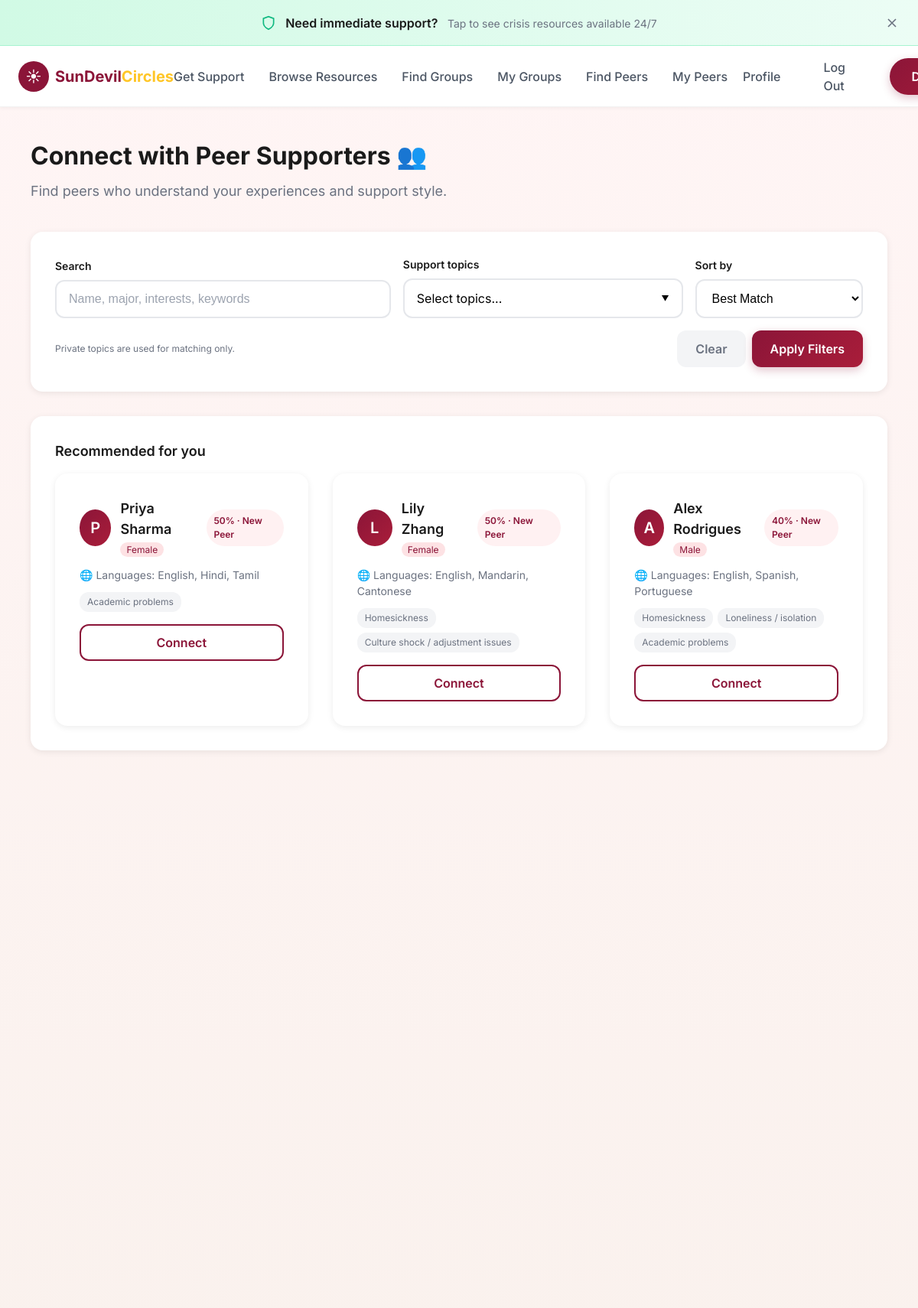
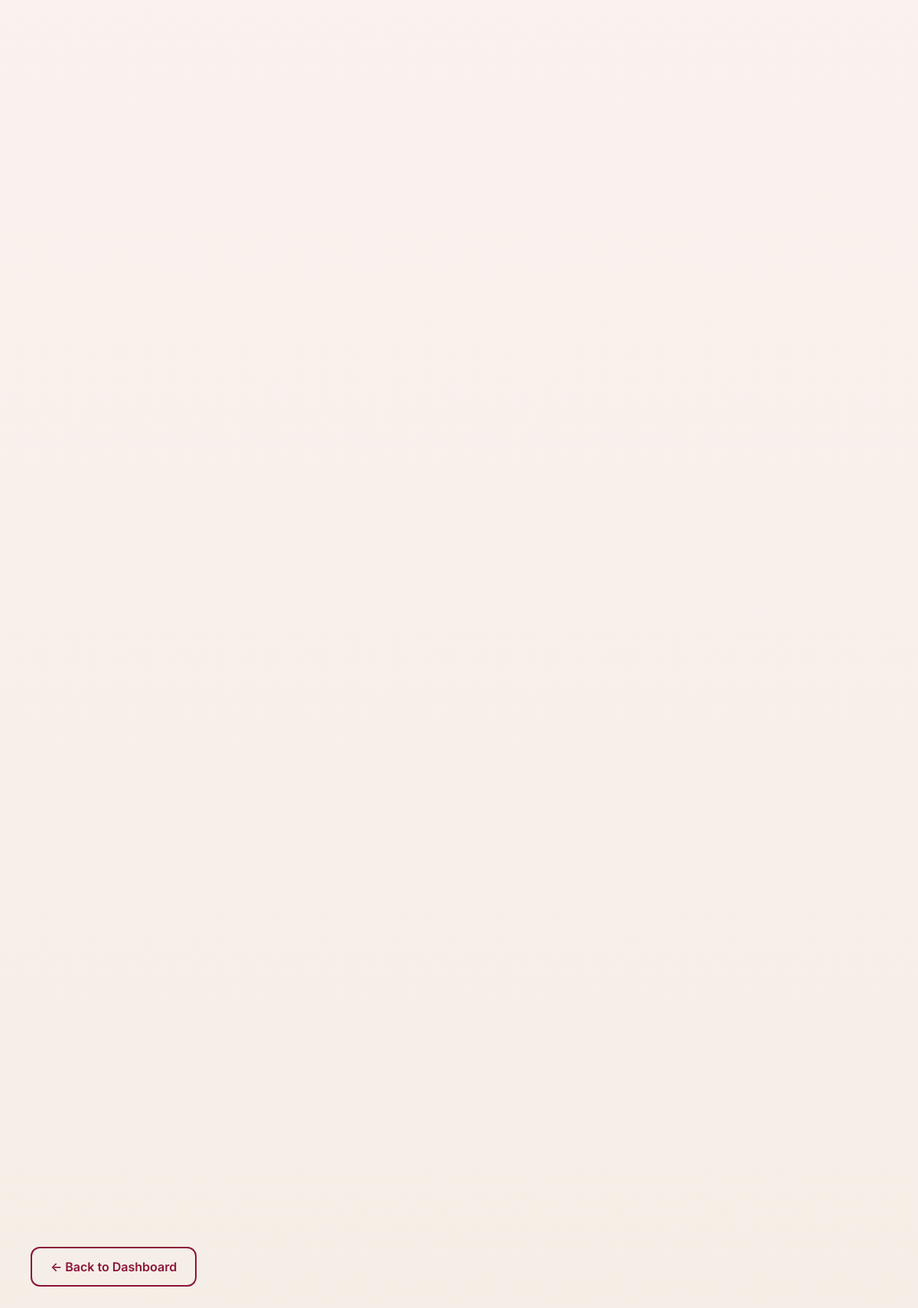
Page /people (signed in) on the committed database (2 pictures, top to bottom).
### tables this page shows
CREATE TABLE profiles (
                user_id INTEGER PRIMARY KEY,
                display_name TEXT,
                gender TEXT DEFAULT '',
                preferred_language TEXT DEFAULT '',
                primary_challenge TEXT DEFAULT '',
                support_style TEXT DEFAULT 'mixed',
                support_topics TEXT DEFAULT '',
                private_topics TEXT DEFAULT '',
                languages TEXT DEFAULT '',
                cultural_background TEXT DEFAULT '',
                onboarding_complete INTEGER DEFAULT 0, graduation_year TEXT DEFAULT "", degree_program TEXT DEFAULT "",
                FOREIGN KEY (user_id) REFERENCES users(id)
            );

### app.py (the view, shortened to what this page needs)
@app.route("/people", methods=["GET"])
@login_required
def people():
    if not session.get("display_name"):
        return redirect(url_for("onboarding"))
    user_id = session.get("user_id")
    search_query = request.args.get("q", "").strip().lower()
    selected_topics = request.args.getlist("topics")
    sort_by = request.args.get("sort", "best")
    filter_challenge = request.args.get("filter", "")
    selected_topics = normalize_topic_ids(selected_topics)
    current_profile = load_profile_from_db(user_id) if user_id else None
    if not current_profile:
        current_profile = get_profile_dict()
    db = get_db()
    all_profiles = db.execute('''
        SELECT p.*, u.username FROM profiles p
        JOIN users u ON p.user_id = u.id
        WHERE p.user_id != ? AND p.display_name IS NOT NULL AND p.display_name != ''
    ''', (user_id,)).fetchall()
    peers = []
    for row in all_profiles:
        challenges = normalize_topic_ids((row['primary_challenge'] or '').split(','))
        support_topics = normalize_topic_ids((row['support_topics'] or '').split(','))
        private_topics = set(normalize_topic_ids((row['private_topics'] or '').split(',')))
        peer_topics = list(dict.fromkeys(challenges + support_topics))
        public_topics = [t for t in peer_topics if t not in private_topics]
        peer_profile = {
            "display_name": row['display_name'] or 'Anonymous',
            "gender": row['gender'] if 'gender' in row.keys() else '',
            "preferred_language": row['preferred_language'] or '',
            "primary_challenge": challenges,
            "support_topics": support_topics,
            "private_topics": list(private_topics),
            "languages": (row['languages'] or '').split(',') if row['languages'] else [],
            "cultural_background": (row['cultural_background'] or '').split(',') if row['cultural_background'] else [],
            "support_style": row['support_style'] or 'mixed'
        }
        if selected_topics:
            if not set(selected_topics) & set(peer_topics):
                continue
        match_score = calculate_match_score(current_profile, peer_profile)
        if match_score >= 80:
            match_label = "Best Fit"
        elif match_score >= 60:
            match_label = "Good Fit"
        else:
            match_label = "New Peer"
        peers.append({
            "user_id": row['user_id'],
            "display_name": row['display_name'] or 'Anonymous',
            "gender": row['gender'] if 'gender' in row.keys() else '',
            "preferred_language": row['preferred_language'] or '',
            "primary_challenge": ",".join(peer_topics),
            "public_topics": public_topics,
            "support_style": row['support_style'] or 'mixed',
            "languages": peer_profile.get("languages", []),
            "match_score": match_score,
            "match_label": match_label
        })
    if user_id:
        similar = get_similar_users(user_id, top_n=10, threshold=0.2)
    incoming_requests = get_pending_requests_for_user(user_id)
    if sort_by == "alpha":
        peers.sort(key=lambda p: p.get("display_name", ""))
    elif sort_by == "recent":
        peers.sort(key=lambda p: p.get("user_id", 0), reverse=True)
    else:
        peers.sort(key=lambda p: p.get("match_score", 0), reverse=True)
    recommended_peers = peers[:3]
    return render_template(
        "people.html",
        peers=peers,
        recommended_peers=recommended_peers,
        filter=filter_challenge,
        incoming_requests=incoming_requests,
        username=session.get("username"),
        support_topic_categories=SUPPORT_TOPIC_CATEGORIES,
        support_topic_index=SUPPORT_TOPIC_INDEX,
        selected_topics=selected_topics,
        search_query=search_query,
        sort_by=sort_by
    )

### templates/people.html (shortened to what this page needs)
{% extends "base.html" %}
{% block content %}
<div class="container" style="padding-top: 180px; padding-bottom: 80px;">
    <div style="margin-bottom: 40px;">
        <h1 style="font-size: 32px; font-weight: 700; color: var(--text-primary);">Connect with Peer Supporters 👥</h1>
        <p style="color: var(--text-secondary); margin-top: 8px; font-size: 18px;">Find peers who understand your
            experiences and support style.</p>
    </div>
    <div class="card" style="margin-bottom: 32px;">
        <form method="GET" action="{{ url_for('people') }}">
            <div style="display: grid; grid-template-columns: 1.2fr 1fr 0.6fr; gap: 16px; align-items: end;">
                <div>
                    <label style="display: block; font-size: 14px; font-weight: 600; margin-bottom: 8px;">Search</label>
                    <input type="text" name="q" class="form-input" placeholder="Name, major, interests, keywords"
                        value="{{ search_query }}">
                </div>
                <div>
                    <label style="display: block; font-size: 14px; font-weight: 600; margin-bottom: 8px;">Support
                        topics</label>
                    <div class="topic-dropdown" style="position: relative;">
                        <button type="button" class="form-input topic-dropdown-btn"
                            style="text-align: left; cursor: pointer; display: flex; justify-content: space-between; align-items: center;"
                            onclick="toggleTopicDropdown('filterTopics')">
                            <span id="filterTopicsLabel">Select topics...</span>
                            <span style="font-size: 10px;">▼</span>
                        </button>
                    </div>
                </div>
                <div>
                    <label style="display: block; font-size: 14px; font-weight: 600; margin-bottom: 8px;">Sort
                        by</label>
                    <select name="sort" class="form-input">
                        <option value="best" {{ 'selected' if sort_by=='best' else '' }}>Best Match</option>
                    </select>
                </div>
            </div>
            <div
                style="display: flex; justify-content: space-between; align-items: center; margin-top: 16px; gap: 12px;">
                <p style="font-size: 12px; color: var(--text-secondary);">Private topics are used for matching only.</p>
                <div style="display: flex; gap: 8px;">
                    <a href="{{ url_for('people') }}" class="btn btn-secondary">Clear</a>
                    <button type="submit" class="btn btn-maroon">Apply Filters</button>
                </div>
            </div>
        </form>
    </div>
    {% if recommended_peers and recommended_peers|length > 0 %}
    <div class="card" style="margin-bottom: 28px;">
        <h3 style="font-size: 18px; font-weight: 600; margin-bottom: 16px;">Recommended for you</h3>
        <div class="steps-grid">
            {% for peer in recommended_peers %}
            <div class="step-card">
                <div style="display: flex; align-items: center; justify-content: space-between; gap: 12px;">
                    <div style="display: flex; align-items: center; gap: 12px;">
                        <div
                            style="width: 48px; height: 48px; background: linear-gradient(135deg, #8B1538, #A91D3A); border-radius: 50%; display: flex; align-items: center; justify-content: center; color: white; font-size: 20px; font-weight: 600;">
                            {{ peer.display_name[0].upper() if peer.display_name else '?' }}
                        </div>
                        <div>
                            <h3 style="font-size: 18px; font-weight: 600; color: var(--text-primary);">{{
                                peer.display_name }}
                            </h3>
                            {% if peer.gender %}
                            <span
                                style="font-size: 12px; background: var(--pink-light); color: var(--primary-maroon); padding: 2px 8px; border-radius: 12px;">{{
                                peer.gender|title }}</span>
                            {% endif %}
                        </div>
                    </div>
                    <span
                        style="font-size: 12px; padding: 6px 10px; border-radius: 999px; background: #FFF1F2; color: var(--primary-maroon); font-weight: 600;">{{
                        peer.match_score }}% · {{ peer.match_label }}</span>
                </div>
                {% if peer.languages and peer.languages|length > 0 %}
                <p style="font-size: 14px; color: var(--text-secondary); margin: 12px 0 8px;">
                    🌐 Languages: {{ peer.languages|join(', ') }}
                </p>
                {% elif peer.preferred_language %}
                <p style="font-size: 14px; color: var(--text-secondary); margin: 12px 0 8px;">
                    🌐 Speaks {{ peer.preferred_language }}
                </p>
                {% endif %}
                {% if peer.public_topics %}
                <div style="display: flex; flex-wrap: wrap; gap: 6px; margin-top: 12px;">
                    {% for topic in peer.public_topics[:4] %}
                    <span
                        style="font-size: 12px; background: #F3F4F6; color: var(--text-secondary); padding: 4px 10px; border-radius: 12px;">
                        {{ support_topic_index.get(topic, {}).get('label', topic) }}
                    </span>
                    {% endfor %}
                </div>
                {% endif %}
                <button onclick="connectWithPeer('{{ peer.user_id }}', '{{ peer.display_name }}')"
                    class="btn btn-outline" style="width: 100%; margin-top: 16px;">
                    Connect
                </button>
            </div>
            {% endfor %}
        </div>
    </div>
    {% endif %}
    {% if peers and peers|length > 0 %}
    <div class="steps-grid">
    </div>
    {% endif %}
    <div style="margin-top: 40px;">
        <a href="{{ url_for('decision') }}" class="btn btn-outline">← Back to Dashboard</a>
    </div>
</div>
{% endblock %}

### templates/base.html (shortened to what this page needs)
<!DOCTYPE html>
<html lang="en">
<head>
    <link rel="stylesheet" href="{{ url_for('static', filename='style.css') }}">
    <link rel="stylesheet" href="{{ url_for('static', filename='animations.css') }}">
</head>
<body>
    <div class="crisis-banner" id="crisisBanner">
        <div class="crisis-banner-content" onclick="toggleCrisisPanel()">
            <svg class="crisis-banner-icon" viewBox="0 0 24 24" fill="none" stroke="currentColor" stroke-width="2">
                <path d="M12 22s8-4 8-10V5l-8-3-8 3v7c0 6 8 10 8 10z" />
            </svg>
            <div class="crisis-banner-text">
                <strong>Need immediate support?</strong>
                <span>Tap to see crisis resources available 24/7</span>
            </div>
        </div>
        <svg class="crisis-banner-close" onclick="closeCrisisBanner(event)" viewBox="0 0 24 24" fill="none"
            stroke="currentColor" stroke-width="2">
            <path d="M18 6L6 18M6 6l12 12" />
        </svg>
    </div>
    <nav class="navbar" id="navbar">
        <div class="navbar-container"
            style="display: flex; align-items: center; justify-content: space-between; width: 100%; max-width: 1400px; margin: 0 auto; padding: 0 24px;">
            <a href="{{ url_for('index') }}" class="logo">
                <div class="logo-icon">☀</div>
                <div class="logo-text">
                    <span class="sun">SunDevil</span><span class="circle">Circles</span>
                </div>
            </a>
            <div class="nav-links" style="display: flex; gap: 32px; flex: 1; justify-content: center;">
                {% if session.get('user_id') %}
                <a href="{{ url_for('issue') }}" style="white-space: nowrap;">Get Support</a>
                <a href="{{ url_for('resources_hub') }}" style="white-space: nowrap;">Browse Resources</a>
                <a href="{{ url_for('groups_page') }}" style="white-space: nowrap;">Find Groups</a>
                <a href="{{ url_for('my_groups_page') }}" style="white-space: nowrap;">My Groups</a>
                <a href="{{ url_for('people') }}" style="white-space: nowrap;">Find Peers</a>
                <a href="{{ url_for('peers_page') }}" style="white-space: nowrap;">My Peers</a>
                {% else %}
                <a href="{{ url_for('index') }}#how-it-works">How It Works</a>
                <a href="{{ url_for('index') }}#safety">Safety</a>
                <a href="{{ url_for('index') }}#resources">Resources</a>
                {% endif %}
            </div>
            <div class="nav-actions" style="display: flex; gap: 8px; align-items: center;">
                {% if session.get('user_id') %}
                <a href="{{ url_for('profile') }}" class="btn-signin">Profile</a>
                <a href="{{ url_for('logout') }}" class="btn-signin">Log Out</a>
                <a href="{{ url_for('decision') }}" class="btn-primary">Dashboard</a>
                {% else %}
                <a href="{{ url_for('login') }}" class="btn-signin">Sign In</a>
                <a href="{{ url_for('signup') }}" class="btn-primary">Get Started</a>
                {% endif %}
            </div>
        </div>
    </nav>
    <main>
        {% block content %}{% endblock %}
    </main>
</body>
</html>

### rows in the picture
profiles: display_name "P", display_name "Priya Sharma", gender "Female", match_score "50", match_label "New Peer", languages "English, Hindi, Tamil", get "Academic problems"
profiles: display_name "L", display_name "Lily Zhang", gender "Female", match_score "50", match_label "New Peer", languages "English, Mandarin, Cantonese", get "Homesickness" "Culture shock / adjustment issues"
profiles: display_name "A", display_name "Alex Rodrigues", gender "Male", match_score "40", match_label "New Peer", languages "English, Spanish, Portuguese", get "Homesickness" "Loneliness / isolation" "Academic problems"
